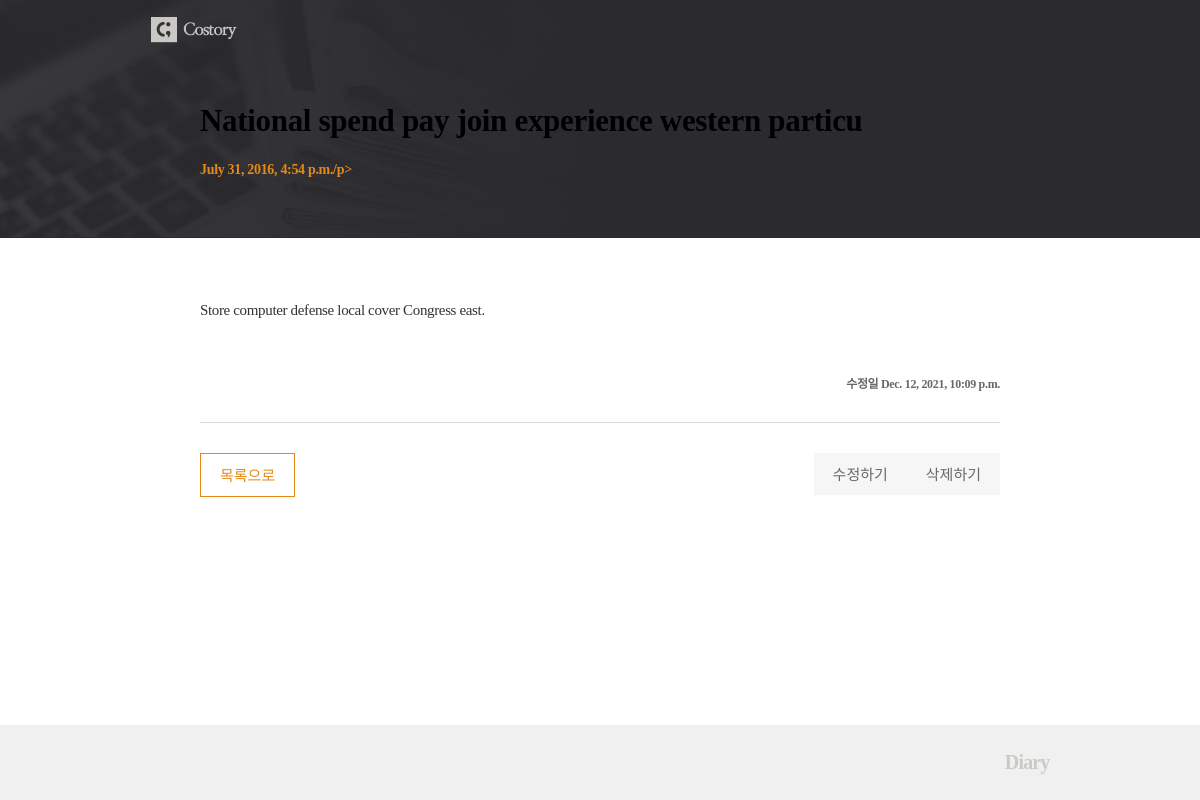
/posts/69/, run on the app's committed database.
### posts/models.py (models this page shows, shortened)
class Post(models.Model):
    title = models.CharField(max_length=50, unique=True, error_messages={'unique': '이미 동일한 제목으로 쓴 글이 있습니다.'})
    content = models.TextField(validators=[MinLengthValidator(10, '10자 이상 적어주세요!'),
                                           validate_symbols])
    dt_created = models.DateTimeField(verbose_name='Date Created', auto_now_add=True)
    dt_modified = models.DateTimeField(verbose_name='Date Modified', auto_now=True)

### posts/views.py (the view)
# urls.py: path('posts/<int:post_id>/', views.post_detail, name='post-detail'),
def post_detail(request, post_id):
    post = get_object_or_404(Post, id=post_id)
    context = {"post": post}
    return render(request, 'posts/post_detail.html', context=context)

### posts/templates/posts/post_detail.html
{% extends 'posts/base.html' %}
{% load static %}
{% block css %}
    <link rel="stylesheet" href="{% static 'posts/css/post_detail.css' %}">
{% endblock css %}
{% block post_header %}
    <div class="container">
        <h1 class="title">{{ post.title }}</h1>
        <p class="date">{{ post.dt_created }}/p>
    </div>
{% endblock post_header %}
{% block content %}
    <div class="content">
        <p class="text">{{ post.content|linebreaksbr }}</p>
        <p class="date_md">수정일 <span>{{ post.dt_modified }}</span></p>
    </div>
    <div class="btn">
        <div class="btn_list"><a href="{% url 'post-list' %}">목록으로</a></div>
        <div class="right-btn">
            <div class="btn_modify"><a href={% url 'post-update' post.id %}>수정하기</a></div>
            <div class="btn_delete"><a href={% url 'post-delete' post.id %}> 삭제하기</a></div>
        </div>
    </div>
{% endblock content %}

### posts/static/posts/css/post_detail.css (style rules this page uses)
* { font-family: 'Maple', NanumMyeongjo, serif; }
h1,h2,h3,p,a,ul,li { margin: 0; padding: 0; font-weight: 200; list-style: none; text-decoration: none; outline: none; color: black; }
html { position: relative; min-height: 100%; margin: 0; }
body { min-height: 100%; margin: 0; padding: 0; background: #fff; -webkit-font-smoothing: antialiased; -moz-osx-font-smoothing: auto; }
.container { width: 800px; margin: 0 auto; }
.title { padding: 43px 0 23px; font-size: 31px; font-weight: bold; color: #ff; letter-spacing: -0.32px; }
.date { padding-bottom: 60px; font-size: 14px; font-weight: bold; color: #e38917; letter-spacing: -0.32px; }
.content { margin-top: 60px; padding-bottom: 30px; border-bottom: 1px solid #d8d8d8; }
.content .text { font-size: 15px; color: #333236; line-height: 1.73; letter-spacing: -0.35px; }
.content .date_md { padding-top: 50px; text-align: right; font-size: 12px; font-weight: bold; color: #69666d; letter-spacing: -0.32px; }
.btn { overflow: hidden; margin-top: 30px; }
.right-btn { float: right; }
.btn_list { float: left; }
.btn_delete { float: left; }
.btn_modify { margin-left: 16px; float: left; }
.btn_list a { display: inline-block; padding: 10px 19px 11px; color: #e38917; font-size: 15px; border: 1px solid #e38917; }
.btn_delete a { display: inline-block; padding: 10px 19px 11px; font-size: 15px; color: #69666d; background: #f6f6f6; }
.btn_modify a { display: inline-block; padding: 10px 19px 11px; font-size: 15px; color: #69666d; background: #f6f6f6; }

### data on the page
Post: title "National spend pay join experience western particu", dt_created "July 31, 2016, 4:54 p.m.", content "Store computer defense local cover Congress east.", dt_modified "Dec. 12, 2021, 10:09 p.m."
